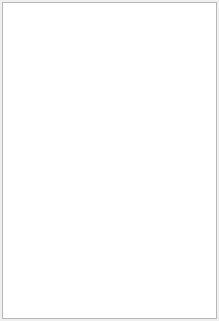
<?xml version="1.0" encoding="UTF-8"?>
<ui version="4.0">
 <class>DockWidget</class>
 <widget class="QDockWidget" name="DockWidget">
  <property name="geometry">
   <rect>
    <x>0</x>
    <y>0</y>
    <width>219</width>
    <height>321</height>
   </rect>
  </property>
  <property name="windowTitle">
   <string>DockWidget</string>
  </property>
  <widget class="QWidget" name="dockWidgetContents">
   <layout class="QVBoxLayout" name="verticalLayout">
    <property name="leftMargin">
     <number>2</number>
    </property>
    <property name="topMargin">
     <number>2</number>
    </property>
    <property name="rightMargin">
     <number>2</number>
    </property>
    <property name="bottomMargin">
     <number>2</number>
    </property>
    <item>
     <widget class="QTextEdit" name="textEdit"/>
    </item>
   </layout>
  </widget>
 </widget>
 <resources/>
 <connections/>
</ui>
